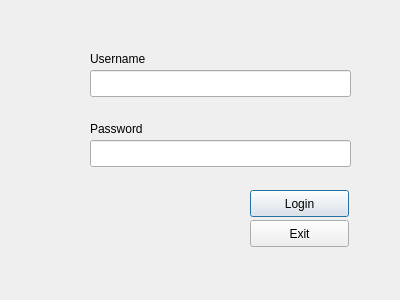
<?xml version="1.0" encoding="UTF-8"?>
<ui version="4.0">
 <class>Dialog</class>
 <widget class="QDialog" name="Dialog">
  <property name="geometry">
   <rect>
    <x>0</x>
    <y>0</y>
    <width>400</width>
    <height>300</height>
   </rect>
  </property>
  <property name="windowTitle">
   <string>Dialog</string>
  </property>
  <widget class="QLineEdit" name="lineEdit">
   <property name="geometry">
    <rect>
     <x>90</x>
     <y>70</y>
     <width>261</width>
     <height>27</height>
    </rect>
   </property>
  </widget>
  <widget class="QLineEdit" name="lineEdit_2">
   <property name="geometry">
    <rect>
     <x>90</x>
     <y>140</y>
     <width>261</width>
     <height>27</height>
    </rect>
   </property>
  </widget>
  <widget class="QPushButton" name="pushButton">
   <property name="geometry">
    <rect>
     <x>250</x>
     <y>190</y>
     <width>99</width>
     <height>27</height>
    </rect>
   </property>
   <property name="text">
    <string>Login</string>
   </property>
  </widget>
  <widget class="QPushButton" name="pushButton_2">
   <property name="geometry">
    <rect>
     <x>250</x>
     <y>220</y>
     <width>99</width>
     <height>27</height>
    </rect>
   </property>
   <property name="text">
    <string>Exit</string>
   </property>
  </widget>
  <widget class="QLabel" name="label">
   <property name="geometry">
    <rect>
     <x>90</x>
     <y>50</y>
     <width>91</width>
     <height>17</height>
    </rect>
   </property>
   <property name="text">
    <string>Username</string>
   </property>
  </widget>
  <widget class="QLabel" name="label_2">
   <property name="geometry">
    <rect>
     <x>90</x>
     <y>120</y>
     <width>71</width>
     <height>17</height>
    </rect>
   </property>
   <property name="text">
    <string>Password</string>
   </property>
  </widget>
 </widget>
 <resources/>
 <connections/>
</ui>
